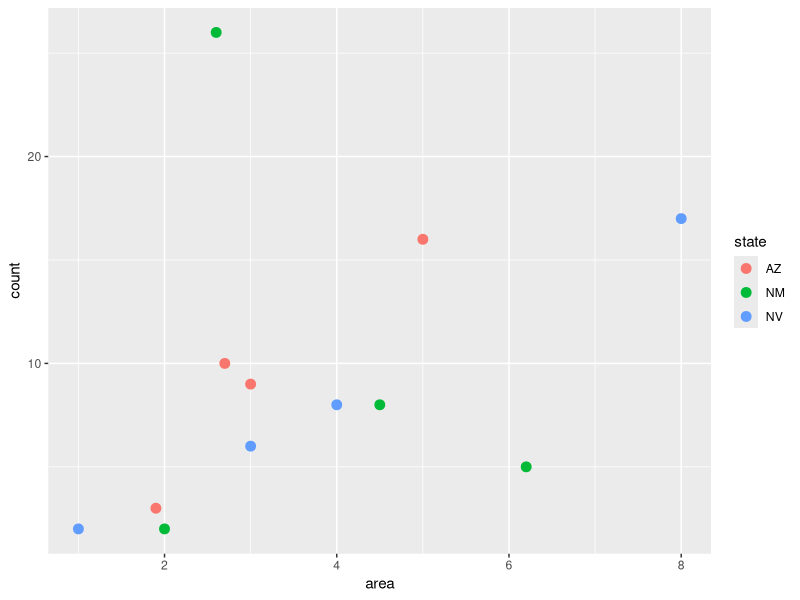
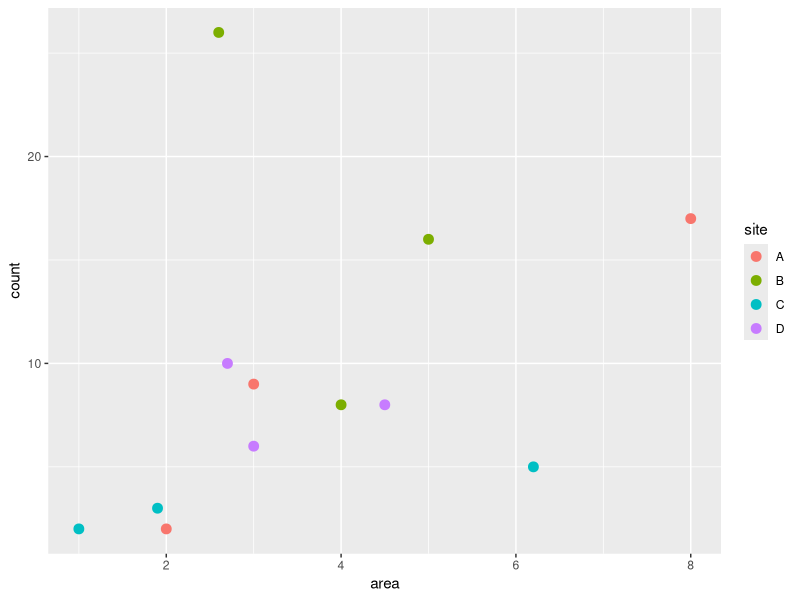
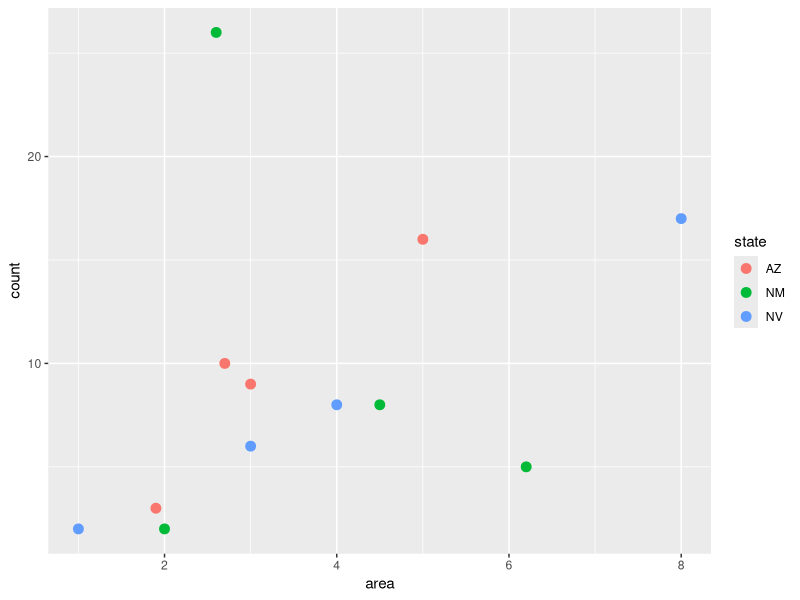
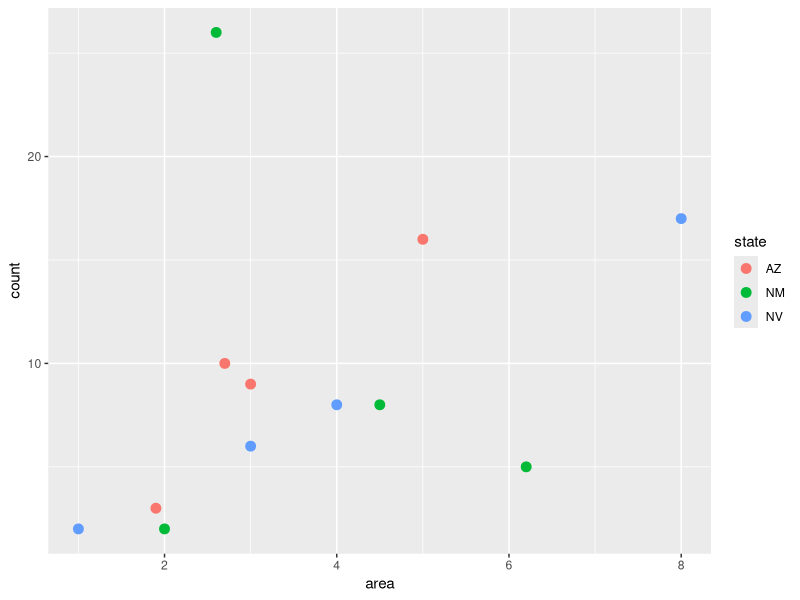
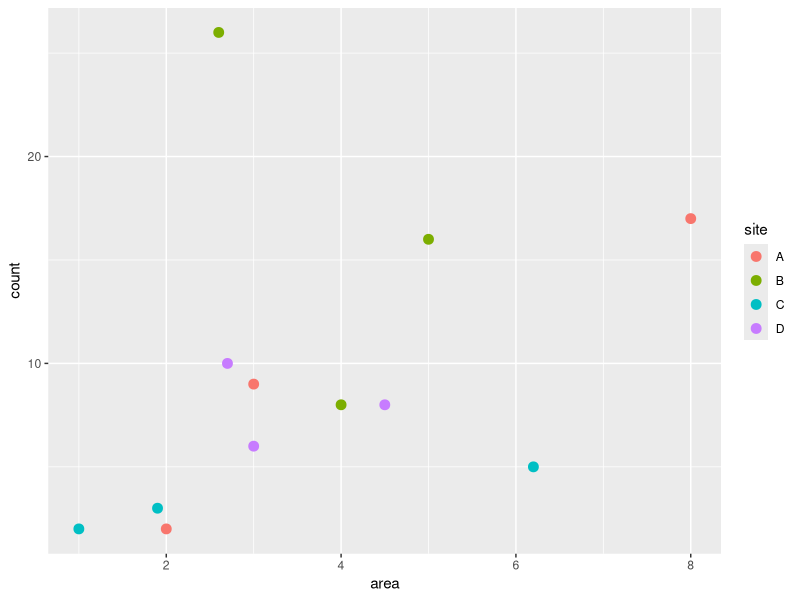
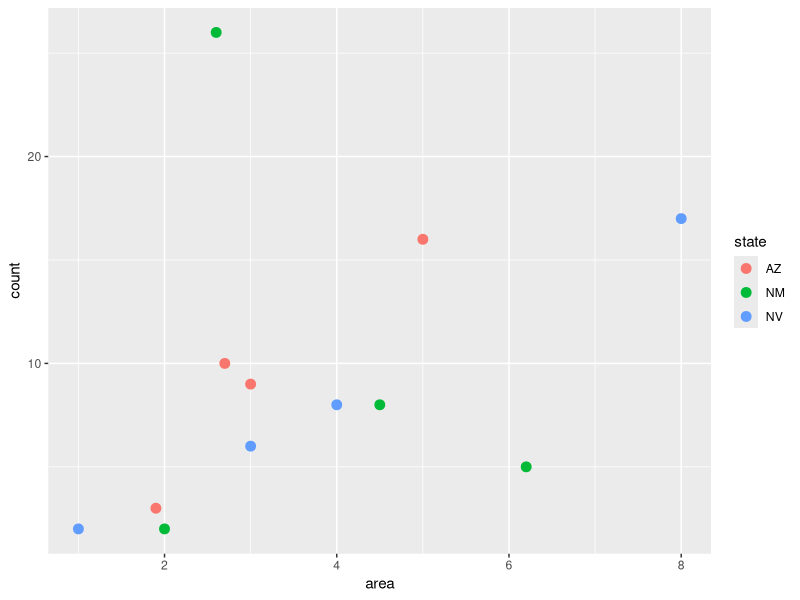

Write the R code that produced these figures, in order.
## ---- chunk 1
knitr::opts_chunk$set(echo = TRUE, warning = FALSE, message = FALSE)
## ---- chunk 2
convert_pounds_to_grams <- function(pounds){
  grams <- 453.6 * pounds
  return(grams)
}

convert_pounds_to_grams(3.75)
## ---- chunk 3
convert_fahrenheit_to_celsius <- function(fahrenheit){
  celsius <- (fahrenheit - 32) * 5 / 9
  return(celsius)
}

convert_fahrenheit_to_celsius(80)
## ---- chunk 4
    double <- function(value){
      value_doubled <- value * 2
      return(value_doubled)
    }

    double(512)
## ---- chunk 5
    prediction <- function(x, a, b){
      y <- a + b * x
      return(y)
    }

    prediction(12, 6, 0.8)
## ---- chunk 6
get_mass_from_length_theropoda <- function(length){
  mass <- 0.73 * length ^ 3.63
  return(mass)
}
## ---- chunk 7
    get_mass_from_length_theropoda(16)
## ---- chunk 8
    get_mass_from_length <- function(length, a, b){
      mass <- a * length ^ b
      return(mass)
    }

    get_mass_from_length(26, 214.44, 1.46)
## ---- chunk 9
convert_pounds_to_grams <- function(pounds, numdigits = 1) {
 grams <- 453.6 * pounds
 rounded <- round(grams, digits = numdigits)
 return(rounded)
}

convert_pounds_to_grams(4.3)
## ---- chunk 10
    get_height_from_weight <- function(weight, a = 12, b = 0.38){
      height <- a * weight ^ b
      return(height)
    }

    get_height_from_weight(42)
## ---- chunk 11
    convert_pounds_to_grams(2) |>
      get_height_from_weight(b = 0.32)
## ---- chunk 12
    #4a
    get_mass_from_length_4 <- function(length, a = 39.9, b = 2.6){
      mass <- a * length ^ b
      return(mass)
    }

    #4b
    get_mass_from_length_4(22, 214.44, 1.46)

    #3c
    get_mass_from_length_4(16)
## ---- chunk 13
#5
convert_kg_to_pounds <- function(kg){
  pounds <- kg * 2.205
  return(pounds)
}
get_mass_from_length_4(12, 10.95, 2.64) |>
  convert_kg_to_pounds()
## ---- chunk 14
library(tidyverse)
library(ggplot2)
## ---- chunk 15
count_data <- data.frame(
  state = c("AZ", "AZ", "AZ", "AZ", "NM", "NM", "NM", "NM", "NV", "NV", "NV", "NV"),
  site = c("A", "B", "C", "D", "A", "B", "C", "D", "A", "B", "C", "D"),
  count = c(9, 16, 3, 10, 2, 26, 5, 8, 17, 8, 2, 6),
  area = c(3, 5, 1.9, 2.7, 2, 2.6, 6.2, 4.5, 8, 4, 1, 3)
  )
## ---- chunk 16
    #6a
    make_plot <- function(df, color){
      ggplot(data = df, aes(x = area, y = count, color = {{ color }})) +
        geom_point(size = 3)
    }
    make_plot(count_data, state)
    ggsave("../figures/plot6a.png")
## ---- chunk 17
    make_plot(count_data, site)
    ggsave("../figures/plot6b.png")
## ---- chunk 18
    #6a
    make_plot_c <- function(df, x, y, color){
      ggplot(data = df, aes(x = {{ x }}, y = {{ y }}, color = {{ color }})) +
        geom_point(size = 3)
    }
    make_plot_c(count_data, area, count, state)
    ggsave("../figures/plot6c.png")
## ---- chunk 19
# download.file(url = "https://ndownloader.figshare.com/files/2292172",
#   destfile = "surveys.csv")
# download.file(url = "https://ndownloader.figshare.com/files/3299474",
#   destfile = "plots.csv")
# download.file(url = "https://ndownloader.figshare.com/files/3299483",
#   destfile = "species.csv")
## ---- chunk 20
#' Convert kilograms to pounds
#'
#' @param kg Mass in kilograms (numeric).
#'
#' @return Mass in pounds (numeric).
#'
#' @examples
#' convert_kg_to_pounds(10)
convert_kg_to_pounds <- function(kg) {
  pounds <- 2.205 * kg
  return(pounds)
}
